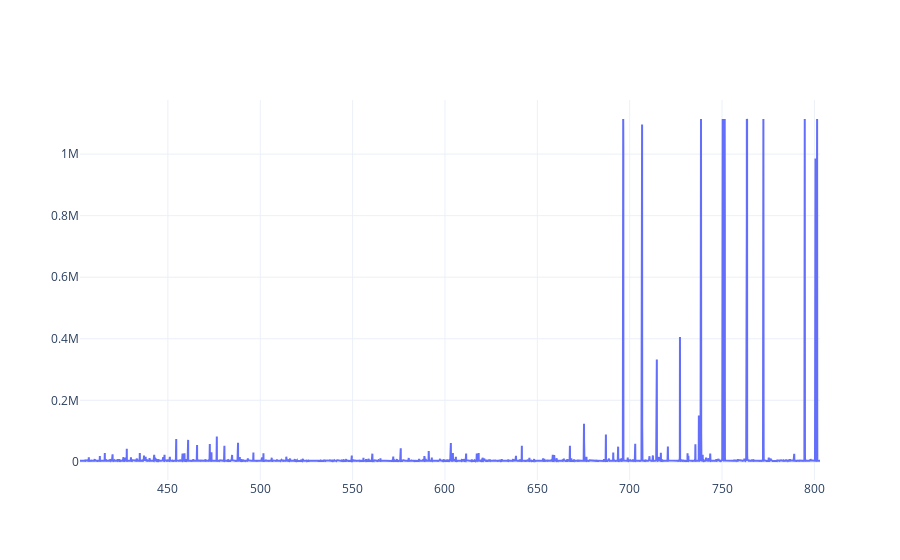

The notebook cell this image was saved under:
### Code cell
x = th.wavelength
y = th.spectra[0]

pg_data = [go.Scatter(x=x,y=y,name = 'a')]
fig = go.Figure(data=pg_data)
fig.update_layout(template='plotly_white')
fig.show()

### Figure 1 — Plotly figure (JSON) as saved in the notebook; plotly's stock layout.template omitted (floating-point values rounded to 4 significant figures; data arrays with more than 128 entries replaced by an {"elided": "..."} marker saying what was removed)
{"data": [{"name": "a", "type": "scatter", "x": {"elided": "42340 float values"}, "y": {"elided": "42340 int values"}}], "layout": {}}
